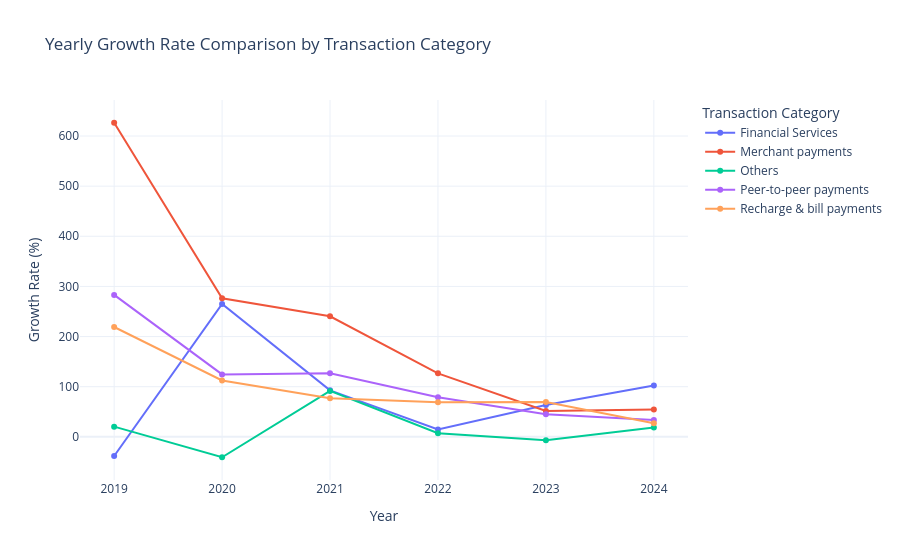

This figure's notebook cell:
### Code cell
fig = px.line(
    growth_data,
    x="year",
    y="growth",
    color="transaction_type",
    markers=True,
    title="Yearly Growth Rate Comparison by Transaction Category",
)

fig.update_layout(
    xaxis_title="Year",
    yaxis_title="Growth Rate (%)",
    template="plotly_white",
    legend_title="Transaction Category"
)

fig.show()

### Figure 1 — Plotly figure (JSON) as saved in the notebook; plotly's stock layout.template omitted (floating-point values rounded to 4 significant figures)
{"data": [{"hovertemplate": "transaction_type=Financial Services<br>year=%{x}<br>growth=%{y}<extra></extra>", "legendgroup": "Financial Services", "line": {"color": "#636efa", "dash": "solid"}, "marker": {"symbol": "circle"}, "mode": "lines+markers", "name": "Financial Services", "orientation": "v", "showlegend": true, "type": "scatter", "x": [2019, 2020, 2021, 2022, 2023, 2024], "xaxis": "x", "y": [-38.25, 265.0, 92.69, 14.66, 63.7, 102.4], "yaxis": "y"}, {"hovertemplate": "transaction_type=Merchant payments<br>year=%{x}<br>growth=%{y}<extra></extra>", "legendgroup": "Merchant payments", "line": {"color": "#EF553B", "dash": "solid"}, "marker": {"symbol": "circle"}, "mode": "lines+markers", "name": "Merchant payments", "orientation": "v", "showlegend": true, "type": "scatter", "x": [2019, 2020, 2021, 2022, 2023, 2024], "xaxis": "x", "y": [626.4, 276.3, 240.4, 126.6, 51.78, 54.31], "yaxis": "y"}, {"hovertemplate": "transaction_type=Others<br>year=%{x}<br>growth=%{y}<extra></extra>", "legendgroup": "Others", "line": {"color": "#00cc96", "dash": "solid"}, "marker": {"symbol": "circle"}, "mode": "lines+markers", "name": "Others", "orientation": "v", "showlegend": true, "type": "scatter", "x": [2019, 2020, 2021, 2022, 2023, 2024], "xaxis": "x", "y": [20.32, -40.69, 91.61, 7.266, -6.64, 18.86], "yaxis": "y"}, {"hovertemplate": "transaction_type=Peer-to-peer payments<br>year=%{x}<br>growth=%{y}<extra></extra>", "legendgroup": "Peer-to-peer payments", "line": {"color": "#ab63fa", "dash": "solid"}, "marker": {"symbol": "circle"}, "mode": "lines+markers", "name": "Peer-to-peer payments", "orientation": "v", "showlegend": true, "type": "scatter", "x": [2019, 2020, 2021, 2022, 2023, 2024], "xaxis": "x", "y": [283.0, 124.6, 126.9, 78.95, 44.91, 33.39], "yaxis": "y"}, {"hovertemplate": "transaction_type=Recharge & bill payments<br>year=%{x}<br>growth=%{y}<extra></extra>", "legendgroup": "Recharge & bill payments", "line": {"color": "#FFA15A", "dash": "solid"}, "marker": {"symbol": "circle"}, "mode": "lines+markers", "name": "Recharge & bill payments", "orientation": "v", "showlegend": true, "type": "scatter", "x": [2019, 2020, 2021, 2022, 2023, 2024], "xaxis": "x", "y": [219.0, 112.5, 77.02, 69.1, 69.69, 27.26], "yaxis": "y"}], "layout": {"legend": {"title": {"text": "Transaction Category"}, "tracegroupgap": 0}, "title": {"text": "Yearly Growth Rate Comparison by Transaction Category"}, "xaxis": {"anchor": "y", "domain": [0, 1], "title": {"text": "Year"}}, "yaxis": {"anchor": "x", "domain": [0, 1], "title": {"text": "Growth Rate (%)"}}}}
